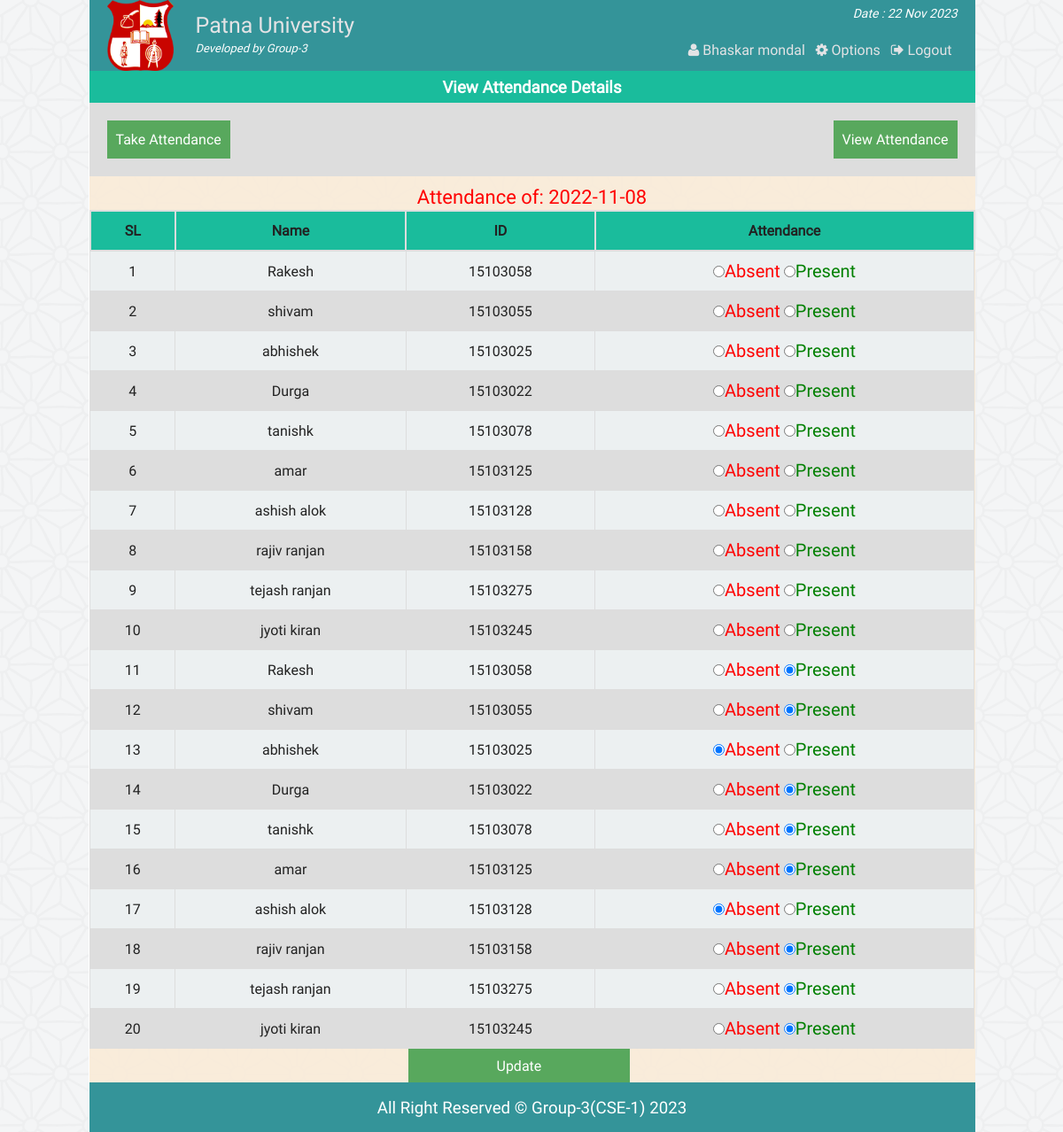
The app's page /att_single_view_fc.php?dt=2022-11-08 (signed in) with its own data.
### tables this page shows
CREATE TABLE IF NOT EXISTS `at_student` (
  `id` int(11) NOT NULL AUTO_INCREMENT,
  `name` varchar(40) NOT NULL,
  `st_id` int(11) NOT NULL,
  PRIMARY KEY (`id`)
);

CREATE TABLE IF NOT EXISTS `attn` (
  `id` int(11) NOT NULL AUTO_INCREMENT,
  `st_id` int(11) NOT NULL,
  `atten` varchar(50) NOT NULL,
  `at_date` date NOT NULL,
  PRIMARY KEY (`id`)
);

### php/functions.php (called while the page is built, shortened)
<?php
class login_registration_class{
	public function attn_all_student($date){
		global $conn;
		$res = $conn->query("select at_student.name, attn.*
			from at_student
			inner join attn
			on at_student.st_id = attn.st_id
			where at_date = '$date' ");
		return $res;
	}
};
?>

### att_single_view_fc.php (the view, shortened to what this page needs)
<?php
	require "php/config.php";
	require_once "php/functions.php";
	$user = new login_registration_class();
	if(isset($_REQUEST['dt'])){
		$date = $_REQUEST['dt'];
	}
?>
<?php
include "php/headertop.php";
?>
<div class="all_student fix">
		<h3 style="text-align:center;color:#fff;margin:0;padding:5px;background:#1abc9c">View Attendance Details</h3>
		<div  class="fix" style="background:#ddd;padding:20px;">
			<span style="float:left;"><a style="color:#fff;" href="class_att_fc.php"><button style="background:#58A85D;border:none;color:#fff;padding:10px;">Take Attendance</button></a></span>
			<span style="float:right;"><a style="color:#fff;" href="att_view_fc.php"> <button style="background:#58A85D;border:none;color:#fff;padding:10px;">View Attendance</button></a></span>
		</div>
		<p style="text-align:center;color:#34495e;margin:0;padding-top:8px;color:red;font-size:22px;">
			<?php echo "Attendance of: ".$date;?>
		</p>
	<form action="" method="post">
		<table class="tab_one" style="text-align:center;">
			<tr>
				<th style="text-align:center;">SL</th>
				<th style="text-align:center;">Name</th>
				<th style="text-align:center;">ID</th>
				<th style="text-align:center;">Attendance</th>
			</tr>
			<?php
			$i=0;
				$std = $user->attn_all_student($date);
				if($std){
				while($rows = $std->fetch_assoc()){
				$i++;
		?>
			<tr>
				<td><?php echo $i;?></td>
				<td><?php echo $rows['name'];?></td>
				<td><?php echo $rows['st_id'];?></td>
				<td>
					<label style="color:red;font-size:20px"><input type="radio" name="attn[<?php echo $rows['st_id'];?>]" value="absent" <?php if($rows['atten'] == "absent") echo "checked";?>/>Absent</label>
					<label style="color:green;font-size:20px"> <input type="radio" name="attn[<?php echo $rows['st_id'];?>]" value="present" <?php if($rows['atten'] == "present") echo "checked";?>/>Present</label>
				</td>
			</tr>
			<?php
			} }else echo "failed";
				?>
		</table>
		<span style="margin-left:360px;"><input style="<text-align:right></text-align:right>;background:#58A85D;border:none;color:#fff;padding:8px 100px;" type="submit" name="submit" value="Update" /></span>
	</form>
</div>
<?php include "php/footerbottom.php";?>

### css/main.css (style rules this page uses)
html { color: #222; font-size: 1em; line-height: 1.4; }
a { text-decoration: none; }
.fix { overflow: hidden; }
body { font-family: roboto !important; background: url(../img/ptrn.png) repeat fixed; }
.st_reg th, td { padding: 8px; }
table.tab_one { width: 100%; }
table.tab_one th { background: #1abc9c; padding: 10px; font-weight: bold; text-align: left; }
table.tab_one td { border: 1px solid #ddd; padding: 8px; }
table.tab_one tr:nth-child(odd) { background: #ddd; }
table.tab_one tr:nth-child(even) { background: #ecf0f1; }
.all_student { min-height: 450px; }
table.att_tab tr, td, th { border: 2px solid #ddd; border-collapse: collapse; padding: 8px; }

### records on screen
at_student: name "Rakesh", attn.st_id "15103058"
attn: atten "☐ Absent", atten "☐ Present"
at_student: name "shivam", attn.st_id "15103055"
attn: atten "☐ Absent", atten "☐ Present"
at_student: name "abhishek", attn.st_id "15103025"
attn: atten "☐ Absent", atten "☐ Present"
at_student: name "Durga", attn.st_id "15103022"
attn: atten "☐ Absent", atten "☐ Present"
at_student: name "tanishk", attn.st_id "15103078"
attn: atten "☐ Absent", atten "☐ Present"
at_student: name "amar", attn.st_id "15103125"
attn: atten "☐ Absent", atten "☐ Present"
at_student: name "ashish alok", attn.st_id "15103128"
attn: atten "☐ Absent", atten "☐ Present"
at_student: name "rajiv ranjan", attn.st_id "15103158"
attn: atten "☐ Absent", atten "☐ Present"
at_student: name "tejash ranjan", attn.st_id "15103275"
attn: atten "☐ Absent", atten "☐ Present"
at_student: name "jyoti kiran", attn.st_id "15103245"
attn: atten "☐ Absent", atten "☐ Present"
attn: atten "☐ Absent", atten "☑ Present"
attn: atten "☐ Absent", atten "☑ Present"
attn: atten "☑ Absent", atten "☐ Present"
attn: atten "☐ Absent", atten "☑ Present"
attn: atten "☐ Absent", atten "☑ Present"
attn: atten "☐ Absent", atten "☑ Present"
attn: atten "☑ Absent", atten "☐ Present"
attn: atten "☐ Absent", atten "☑ Present"
attn: atten "☐ Absent", atten "☑ Present"
attn: atten "☐ Absent", atten "☑ Present"

### other values on screen
$fname "Bhaskar mondal"
$date "2022-11-08"
